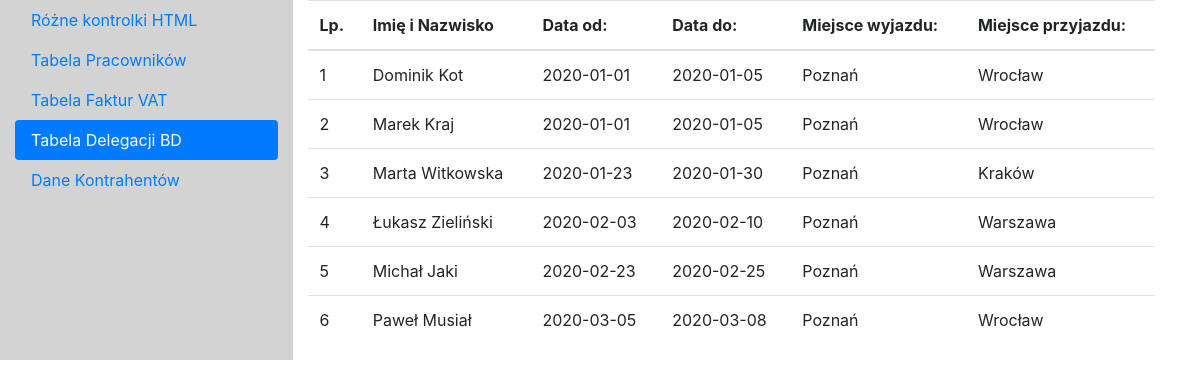
The page /delegacje.php on the database its author committed.
### tables this page shows
CREATE TABLE `delegacje` (
  `Lp` int(11) NOT NULL,
  `Imie_i_Nazwisko` varchar(255) DEFAULT NULL,
  `Data_od` date DEFAULT NULL,
  `Data_do` date DEFAULT NULL,
  `Miejsce_wyjazdu` varchar(255) DEFAULT NULL,
  `Miejsce_przyjazdu` varchar(255) DEFAULT NULL
);

### delegacje.php (the view, shortened to what this page needs)
<!doctype html>
<html lang="en">
  <head>
    <link rel="stylesheet" type="text/css" href="styles.css">
    <link rel="stylesheet" href="https://stackpath.bootstrapcdn.com/bootstrap/4.4.1/css/bootstrap.min.css">
  </head>
  <body>
    <div class="row container-fluid">
        <div id="Lewy" class="col-sm-3">
            <nav class="nav flex-column nav-pills">
                <a class="nav-link" href="kontrolki.html">Różne kontrolki HTML</a>
                <a class="nav-link" href="pracownicy.html">Tabela Pracowników</a>
                <a class="nav-link" href="vat.html ">Tabela Faktur VAT</a>
                <a class="nav-link active" href="delegacje.php">Tabela Delegacji BD</a>
                <a class="nav-link" href="kontrahenci.php">Dane Kontrahentów</a>
            </nav>
        </div>
        <div class="col-sm-9" id="Prawy">
        <table class="table">
          <thead>
            <tr>
            <th >Lp.</th>
            <th scope="col">Imię i Nazwisko</th>
            <th scope="col">Data od:</th>
            <th scope="col">Data do:</th>
            <th scope="col">Miejsce wyjazdu:</th>
            <th scope="col">Miejsce przyjazdu:</th>
            </tr>
          </thead>
          <tbody>
            <?php
            $dbhost = "localhost";
            $dbuser = "szymona";
            $dbpass = "Szymona2020";
            $db = "szymona";
            $conn = mysqli_connect($dbhost, $dbuser, $dbpass,$db);
            $sql = "SELECT * FROM delegacje;";
            $result = mysqli_query($conn, $sql);
            $resultCheck = mysqli_num_rows($result);
            if ($resultCheck > 0) {
              while ($row = mysqli_fetch_assoc($result)) {
                echo "<tr><td>" . $row["Lp"] . "</td><td>" . $row["Imie_i_Nazwisko"] . "</td><td>" . $row["Data_od"] . "</td><td>" . $row["Data_do"] . "</td><td>" . $row["Miejsce_wyjazdu"] . "</td><td>" . $row["Miejsce_przyjazdu"] . "</td></tr>";
              }
            }
            else {
              echo "brak rezultatów";
            }
            ?>
          </tbody>
        </table>
      </div>
    </div>
  </body>
</html>

### styles.css (style rules this page uses)
#Lewy { background-color: lightgrey; }

### rows shown on the page
delegacje: Lp "1", Imie_i_Nazwisko "Dominik Kot", Data_od "2020-01-01", Data_do "2020-01-05", Miejsce_wyjazdu "Poznań", Miejsce_przyjazdu "Wrocław"
delegacje: Lp "2", Imie_i_Nazwisko "Marek Kraj", Data_od "2020-01-01", Data_do "2020-01-05", Miejsce_wyjazdu "Poznań", Miejsce_przyjazdu "Wrocław"
delegacje: Lp "3", Imie_i_Nazwisko "Marta Witkowska", Data_od "2020-01-23", Data_do "2020-01-30", Miejsce_wyjazdu "Poznań", Miejsce_przyjazdu "Kraków"
delegacje: Lp "4", Imie_i_Nazwisko "Łukasz Zieliński", Data_od "2020-02-03", Data_do "2020-02-10", Miejsce_wyjazdu "Poznań", Miejsce_przyjazdu "Warszawa"
delegacje: Lp "5", Imie_i_Nazwisko "Michał Jaki", Data_od "2020-02-23", Data_do "2020-02-25", Miejsce_wyjazdu "Poznań", Miejsce_przyjazdu "Warszawa"
delegacje: Lp "6", Imie_i_Nazwisko "Paweł Musiał", Data_od "2020-03-05", Data_do "2020-03-08", Miejsce_wyjazdu "Poznań", Miejsce_przyjazdu "Wrocław"
